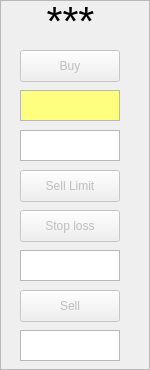
      <widget class="QFrame" name="frame_4">
       <property name="frameShape">
        <enum>QFrame::StyledPanel</enum>
       </property>
       <property name="frameShadow">
        <enum>QFrame::Raised</enum>
       </property>
       <widget class="QPushButton" name="Buy_4">
        <property name="enabled">
         <bool>false</bool>
        </property>
        <property name="geometry">
         <rect>
          <x>20</x>
          <y>50</y>
          <width>100</width>
          <height>32</height>
         </rect>
        </property>
        <property name="text">
         <string>Buy</string>
        </property>
       </widget>
       <widget class="QLabel" name="ticker_4">
        <property name="geometry">
         <rect>
          <x>0</x>
          <y>0</y>
          <width>141</width>
          <height>41</height>
         </rect>
        </property>
        <property name="sizePolicy">
         <sizepolicy hsizetype="Expanding" vsizetype="Expanding">
          <horstretch>0</horstretch>
          <verstretch>0</verstretch>
         </sizepolicy>
        </property>
        <property name="font">
         <font>
          <pointsize>31</pointsize>
         </font>
        </property>
        <property name="text">
         <string>***</string>
        </property>
        <property name="alignment">
         <set>Qt::AlignCenter</set>
        </property>
       </widget>
       <widget class="QPlainTextEdit" name="price_4">
        <property name="geometry">
         <rect>
          <x>20</x>
          <y>130</y>
          <width>100</width>
          <height>31</height>
         </rect>
        </property>
       </widget>
       <widget class="QPlainTextEdit" name="qty_4">
        <property name="geometry">
         <rect>
          <x>20</x>
          <y>90</y>
          <width>100</width>
          <height>31</height>
         </rect>
        </property>
        <property name="palette">
         <palette>
          <active>
           <colorrole role="Base">
            <brush brushstyle="SolidPattern">
             <color alpha="255">
              <red>255</red>
              <green>255</green>
              <blue>127</blue>
             </color>
            </brush>
           </colorrole>
          </active>
          <inactive>
           <colorrole role="Base">
            <brush brushstyle="SolidPattern">
             <color alpha="255">
              <red>255</red>
              <green>255</green>
              <blue>127</blue>
             </color>
            </brush>
           </colorrole>
          </inactive>
          <disabled>
           <colorrole role="Base">
            <brush brushstyle="SolidPattern">
             <color alpha="255">
              <red>73</red>
              <green>143</green>
              <blue>255</blue>
             </color>
            </brush>
           </colorrole>
          </disabled>
         </palette>
        </property>
       </widget>
       <widget class="QPushButton" name="SLimit_4">
        <property name="enabled">
         <bool>false</bool>
        </property>
        <property name="geometry">
         <rect>
          <x>20</x>
          <y>170</y>
          <width>100</width>
          <height>32</height>
         </rect>
        </property>
        <property name="text">
         <string>Sell Limit</string>
        </property>
       </widget>
       <widget class="QPushButton" name="Sell_4">
        <property name="enabled">
         <bool>false</bool>
        </property>
        <property name="geometry">
         <rect>
          <x>20</x>
          <y>290</y>
          <width>100</width>
          <height>32</height>
         </rect>
        </property>
        <property name="text">
         <string>Sell</string>
        </property>
       </widget>
       <widget class="QPushButton" name="SLoss_4">
        <property name="enabled">
         <bool>false</bool>
        </property>
        <property name="geometry">
         <rect>
          <x>20</x>
          <y>210</y>
          <width>100</width>
          <height>32</height>
         </rect>
        </property>
        <property name="text">
         <string>Stop loss</string>
        </property>
       </widget>
       <widget class="QPlainTextEdit" name="loss_4">
        <property name="geometry">
         <rect>
          <x>20</x>
          <y>250</y>
          <width>100</width>
          <height>31</height>
         </rect>
        </property>
       </widget>
       <widget class="QPlainTextEdit" name="T_4">
        <property name="geometry">
         <rect>
          <x>20</x>
          <y>330</y>
          <width>100</width>
          <height>31</height>
         </rect>
        </property>
       </widget>
      </widget>
